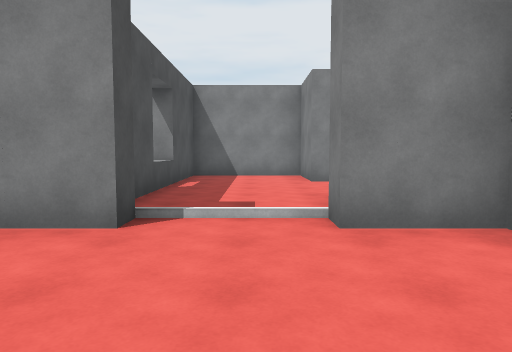
[1] (above)

18 first-person views from a walk through a 3-D level made in the Unity game engine. The camera is 1.4 m above the floor, tilts 4° down and sees 70° across. The floor is counted in squares, 2 m on a side. Each view is taken from the middle of a square. On the plan, view 1 faces up. The plan holds only what a view shows up to about 11 squares ahead; the rest is blank. The place goes on beyond the plan. The player character is not drawn. Door leaves are left out, so doorways stand open.

[2]
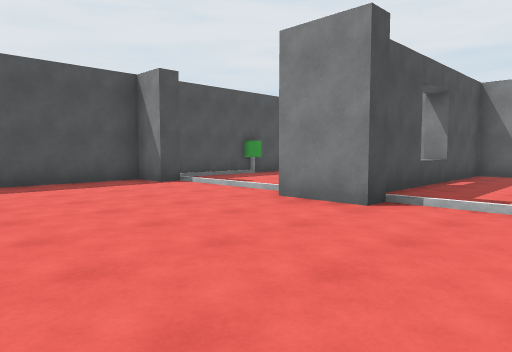

[3]
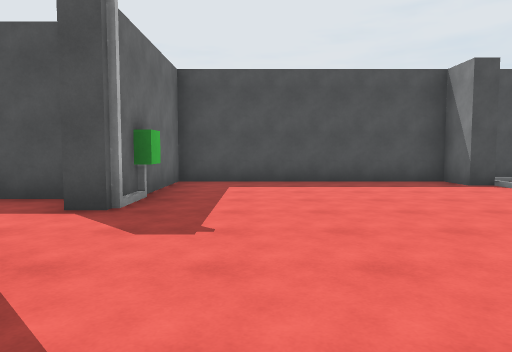

[4]
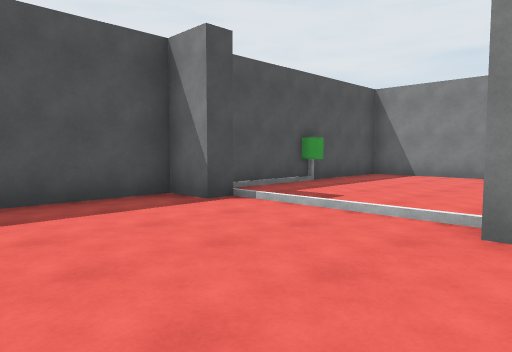

[5]
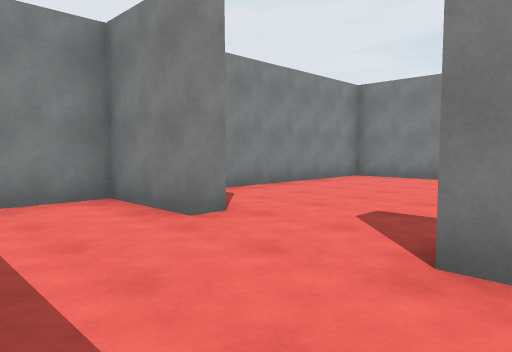

[6]
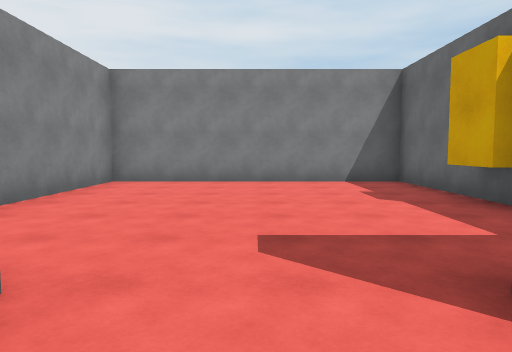

[7]
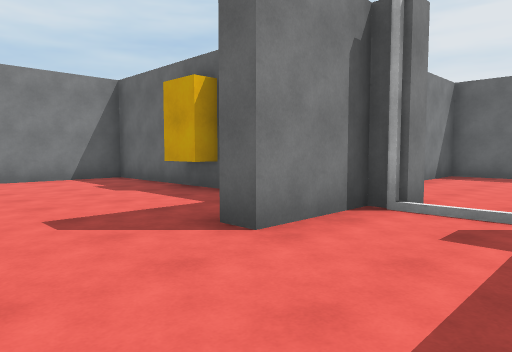

[8]
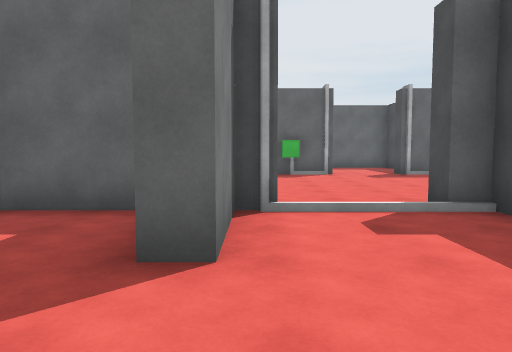

[9]
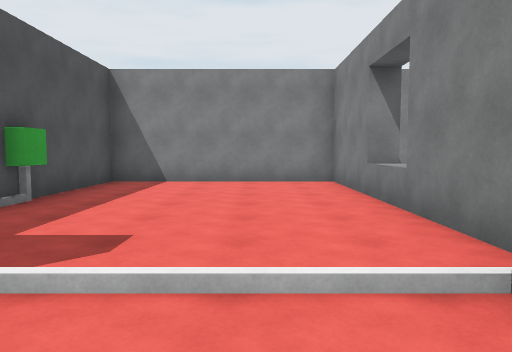

[10]
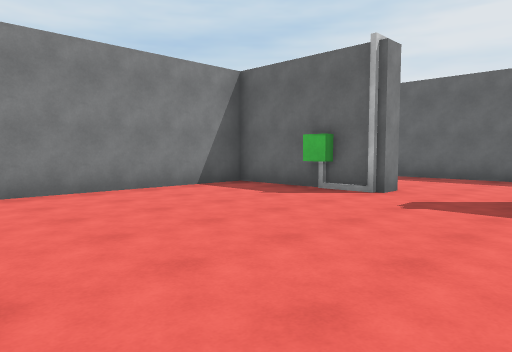

[11]
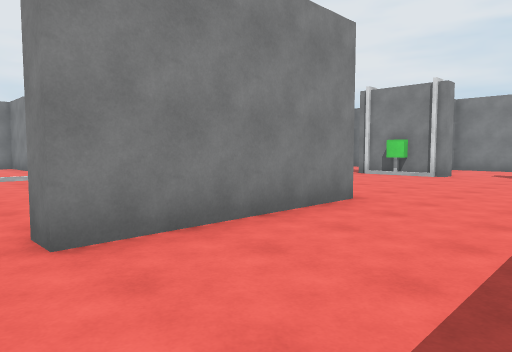

[12]
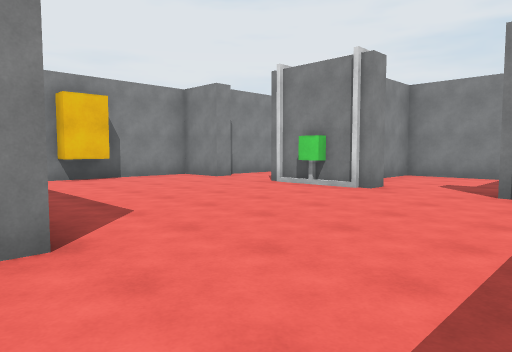

[13]
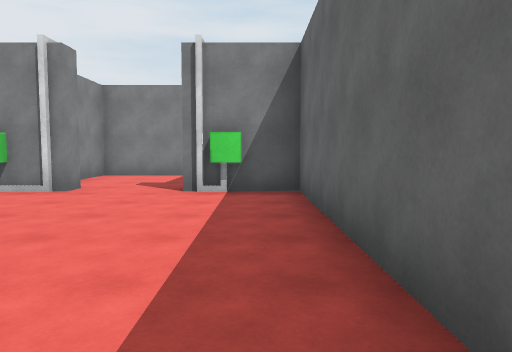

[14]
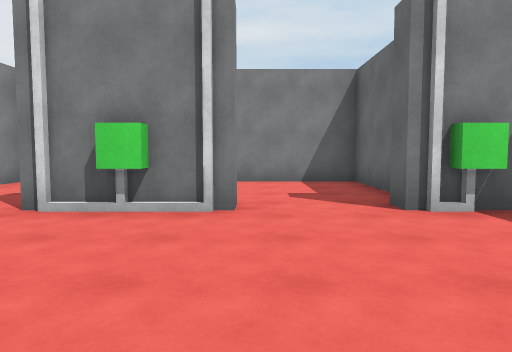

[15]
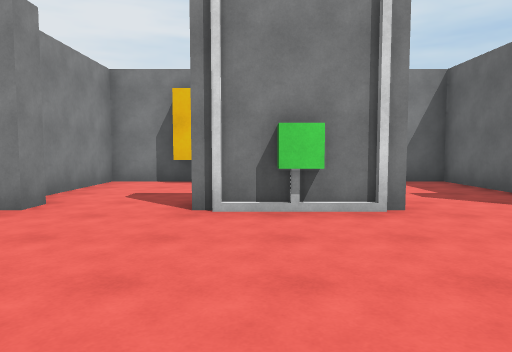

[16]
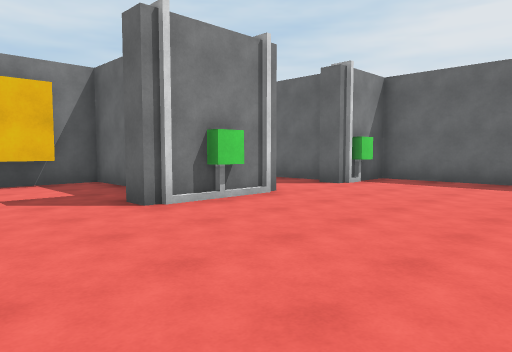

[17]
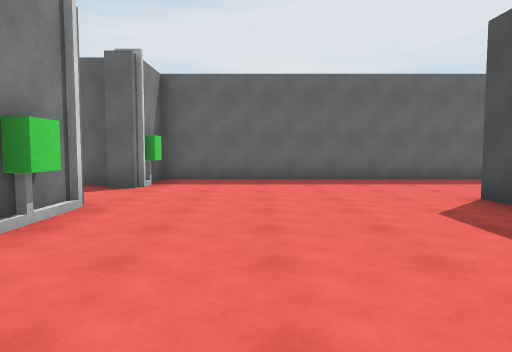

[18]
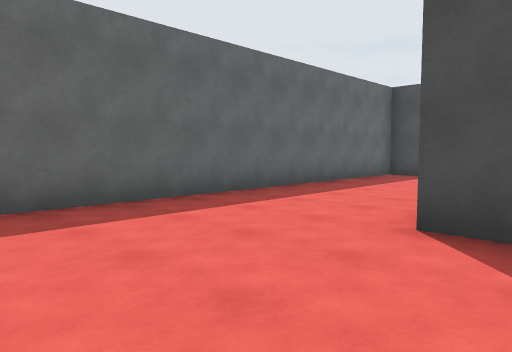

### Floor plan
Key: @ floor where view 1 was taken; # wall or solid block; . floor; / step, stairs or slope; D open door; ^ raised ledge.
Columns run from 8 left of view 1 to 13 right of it. Each row starts with its distance up from view 1.
 11 ########### ######
 10 #.....#...#......#
  9 #.....#...#......#
  8 #.....#..........#
  7 ##....^..........#
  6 #/....#..........#
  5 #/....#...#......#
  4 #/////#DD##......#
  3 #......DD.############
  2 #..........#.....#...#
  1 #..........#....DD...#
  0 #.......@..#....DD...#
 -1 #..........#....##...#
 -2 #..........#....## ###
 -3 #####DD#####.....D...#
 -4    #............DD...#
 -5    #............#....#
 -6    #............######
 -7    ##############

Positions as (right, up) in squares from view 1, and headings:
1: (0, 0), facing up
2: (1, -1), facing up-left
3: (1, -1), facing left
4: (-2, 0), facing up-left
5: (-1, 5), facing up-right
6: (0, 7), facing right
7: (-1, 8), facing down-right
8: (1, 8), facing down
9: (-4, 2), facing up
10: (-4, 3), facing down-right
11: (-2, -6), facing up-right
12: (2, -6), facing up-right
13: (2, -6), facing right
14: (4, -3), facing right
15: (4, -1), facing right
16: (4, 2), facing down-right
17: (6, 2), facing down
18: (6, -2), facing down-left
